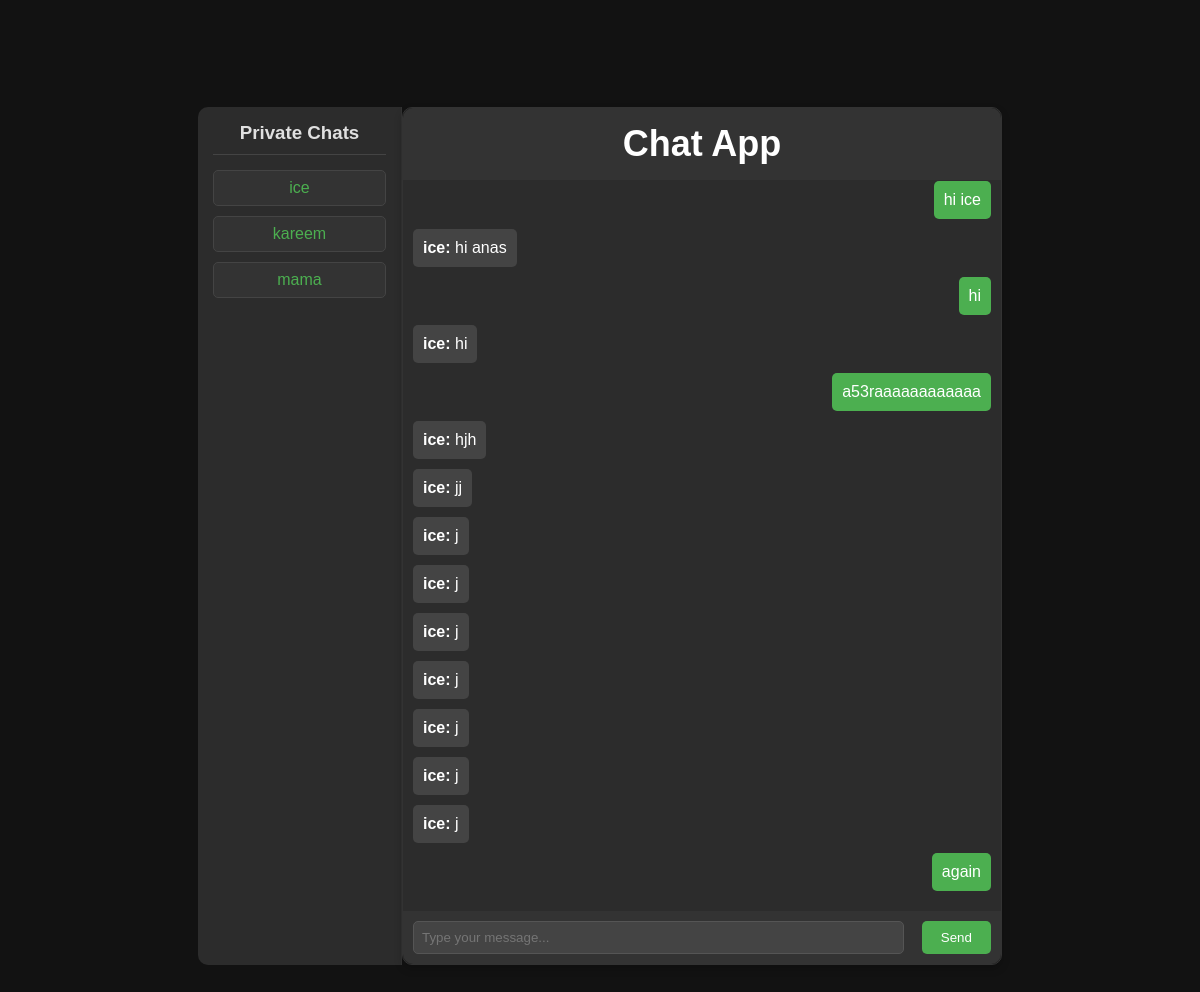
Page /chat/2 (signed in) on the committed database.
### chat/models.py (models this page shows, shortened)
class Messages(models.Model):
    group = models.ForeignKey(Chat_group,related_name ='chat_message',on_delete=models.CASCADE)
    author =models.ForeignKey(User,on_delete=models.CASCADE)
    body = models.CharField(max_length = 300)
    created = models.DateTimeField(auto_now_add=True)

### chat/views.py (the view, shortened to what this page needs)
# urls.py: path('chat/',views.main_chat_view,name="home"),
@login_required
def main_chat_view(request,group_name=None):
    if group_name:
        Priv_group_userIn = Chat_group.objects.filter(is_private=True , members=group_name).filter(members=request.user).first()
        user_obj= User.objects.get(id=group_name)
        if Priv_group_userIn :
            group= get_object_or_404(Chat_group, group_name=Priv_group_userIn)
            group_messages_list= Messages.objects.filter(group=group)
            users = User.objects.all()
            context ={
            'messages_list': group_messages_list,
            'View_request_user':request.user,
            'users':users,
            'groupname':Priv_group_userIn
            }
            return render(request ,'chat/base.html',context)

### chat/models.py (called while the page is built)
    def __str__(self):
        return self.group_name

### chat/templates/chat/base.html (shortened to what this page needs)
<!DOCTYPE html>
<html lang="en">
<head>
</head>
<body>
  {% include "chat/private_chat_list.html" %}
  <div class="chat-container">
    <div class="chat-header">
      <h2>Chat App</h2>
    </div>
    <div id="chat-body">
      {% for mssg in messages_list %}
        {% if mssg.author == View_request_user %}
          <div id="message_me">
            <p><strong></strong> {{mssg.body}}</p>
          </div>
        {% else %}
          <div class="message">
            <p><strong> {{mssg.author}}:</strong> {{mssg.body}}</p>
          </div>
        {% endif %}
      {% endfor %}
    </div>
    <div class="chat-footer">
      <form id="chat-form">
        <input type="text" id="message-input" placeholder="Type your message..." required>
        <button type="submit">Send</button>
      </form>
    </div>
  </div>
</body>
</html>

### chat/templates/chat/private_chat_list.html (shortened to what this page needs)
    <div class="user-list-container">
      <h3 id="enwanlist">Private Chats</h3>
      <ul id="user-list">
        {% for user in users %}
            {% if View_request_user == user %}
            {% else %}
            <li>
                <a href="{% url 'private_chat' user.id %}">{{ user.username }}</a>
            </li>
          {% endif %}
        {% endfor %}
      </ul>
    </div>
</body>
</html>

### chat/templates/chat/private_chat_list.html (style rules this page uses)
#enwanlist { padding-bottom: 10px; border-bottom: 1px solid #444; }
.user-list-container { width: 17%; padding: 15px; height: 80% ; background-color: #2c2c2c; border-right: 1px solid #333; border-top-left-radius: 10px; border-bottom-left-radius: 10px; }
.user-list-container h3 { text-align: center; margin-bottom: 15px; }
#user-list { list-style-type: none; }
#user-list li { margin-bottom: 10px; }
#user-list a { text-decoration: none; color: #4CAF50; padding: 8px; display: block; border: 1px solid #444; border-radius: 5px; background-color: #333; text-align: center; }

### chat/templates/chat/base.html (style rules this page uses)
* { margin: 0; padding: 0; box-sizing: border-box; }
body { font-family: Arial, sans-serif; background-color: #121212; color: #e0e0e0; display: flex; justify-content: center; align-items: center; height: 100vh; }
.chat-container { width: 80%; max-width: 600px; height: 80vh; display: flex; flex-direction: column; border: 1px solid #333; border-radius: 10px; background-color: #1f1f1f; box-shadow: 0 4px 8px rgba(0, 0, 0, 0.2); }
.chat-header { padding: 15px; background-color: #333; color: #fff; text-align: center; font-size: 1.5rem; border-top-left-radius: 10px; border-top-right-radius: 10px; }
#chat-body { flex-grow: 1; padding: 10px; overflow-y: auto; background-color: #2c2c2c; }
.message { padding: 10px; margin-bottom: 10px; border-radius: 5px; background-color: #444; color: #fff; text-align: left; float: left; clear: both; }
#message_me { padding: 10px; margin-bottom: 10px; border-radius: 5px; background-color: #4CAF50; color: #fff; max-width: 80%; text-align: left; float: right; clear: both; }
.chat-footer { padding: 10px; background-color: #333; border-bottom-left-radius: 10px; border-bottom-right-radius: 10px; }
.chat-footer form { display: flex; justify-content: space-between; }
.chat-footer input { width: 85%; padding: 8px; border: 1px solid #555; border-radius: 5px; background-color: #444; color: #fff; }
.chat-footer button { width: 12%; padding: 8px; background-color: #4CAF50; color: white; border: none; border-radius: 5px; cursor: pointer; }

### rows in the picture
Messages: body "hi ice"
Messages: author "ice", body "hi anas"
Messages: body "hi"
Messages: author "ice", body "hi"
Messages: body "a53raaaaaaaaaaaa"
Messages: author "ice", body "hjh"
Messages: author "ice", body "jj"
Messages: author "ice", body "j"
Messages: author "ice", body "j"
Messages: author "ice", body "j"
Messages: author "ice", body "j"
Messages: author "ice", body "j"
Messages: author "ice", body "j"
Messages: author "ice", body "j"
Messages: body "again"

### other values in the picture
{{ user.username }} "ice"
{{ user.username }} "kareem"
{{ user.username }} "mama"
